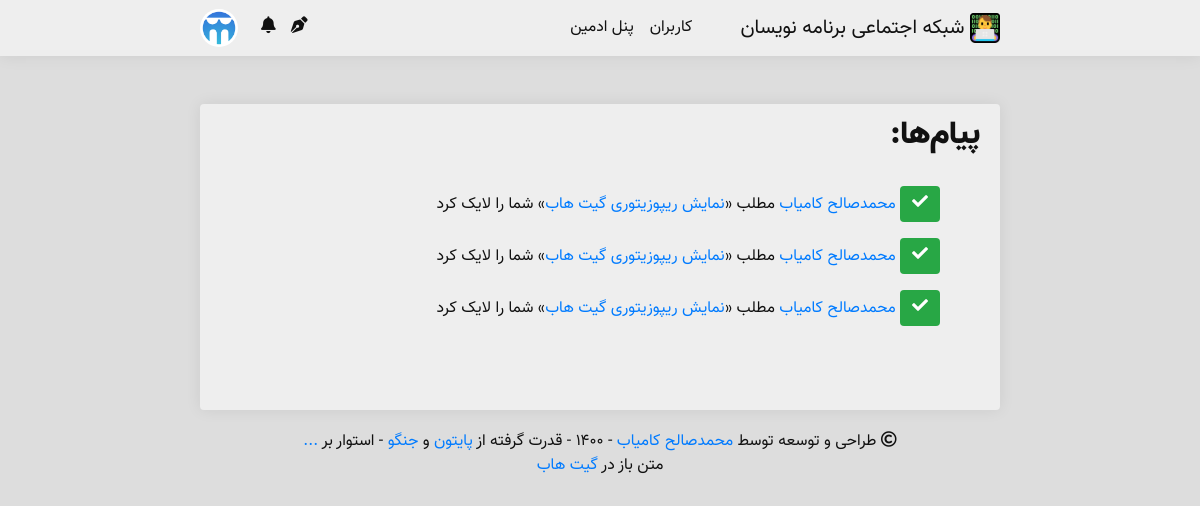
The app's page /user/notifications/all/?page=1/ (signed in), older data.
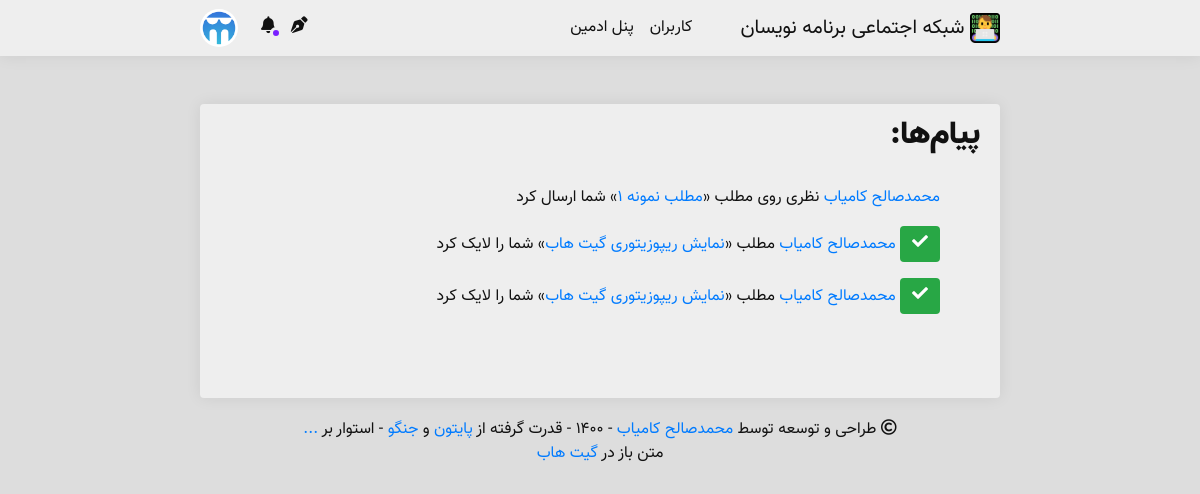
The same page, newer data.
### main/models.py (models this page shows, shortened)
class Person(models.Model):
    YEARS = []
    for year in range(1330, 1395):
        YEARS.append((str(year), str(year)),)
    YEARS = tuple(YEARS)
    user = models.OneToOneField(
        User,
        on_delete=models.CASCADE,
        null=True,
        verbose_name='کاربر'
    )
    username = models.CharField(
        max_length=50,
        verbose_name='نام کاربری'
    )
    avatar = models.ImageField(
        upload_to='avatars/',
        blank=True,
        verbose_name='آواتار'
    )
    name = models.CharField(
        max_length=50,
        verbose_name='نام'
    )
    public_email = models.CharField(
        max_length=100,
        null=True,
        blank=True,
        verbose_name='پست الکترونیک'
    )
    mobile = models.CharField(
        max_length=11,
        null=True,
        blank=True,
        verbose_name='شماره تماس'
    )
    description = models.CharField(
        max_length=200,
        null=True,
        blank=True,
        verbose_name='توضیحات'
    )
    year_of_born = models.CharField(
        max_length=4,
        choices=YEARS,
        null=True,
        blank=True,
        verbose_name='سال تولد'
    )
    gender = models.CharField(
        max_length=10,
        null=True,
        blank=True,
        verbose_name='جنسیت'
    )
    join_time = jmodels.jDateTimeField(
        default=timezone.now,
        verbose_name='زمان عضویت'
    )
    work = models.CharField(
        max_length=50,
        null=True,
        blank=True,
        verbose_name='تخصص'
    )
    skills = models.ManyToManyField(
        'Skill',
        blank=True,
        verbose_name='مهارت‌ها'
    )
    rezome = models.TextField(
        default='',
        null=True,
        blank=True,
        verbose_name='رزومه'
    )
    liked_posts = models.ManyToManyField(
        'Post',
        blank=True,
        verbose_name='لایک‌ها'
    )
    viewed_posts = models.ManyToManyField(
        'Post',
        related_name='views_post',
        blank=True,
        verbose_name='مطالب مشاهده شده'
    )
    following = models.ManyToManyField(
        'Person',
        blank=True,
        verbose_name='دنبال شوندگان'
    )
    len_following = models.CharField(
        max_length=10,
        default=0,
        verbose_name='تعداد دنبال شوندگان'
    )
    followers = models.ManyToManyField(
        'Person',
        related_name='folllowers',
        blank=True,
        verbose_name='دنبال کنندگان'
    )
    len_followers = models.CharField(
        max_length=10,
        default=0,
        verbose_name='تعداد دنبال کنندگان'
    )
    github = models.URLField(
        null=True,
        blank=True,
        verbose_name='گیت هاب'
    )
    gitlab = models.URLField(
        null=True,
        blank=True,
        verbose_name='گیت لب'
    )
    stackowerflow = models.URLField(
        null=True,
        blank=True,
        verbose_name='استک اورفلو'
    )
    linkedin = models.URLField(
        null=True,
        blank=True,
        verbose_name='لینکدین'
    )
    dev = models.URLField(
        null=True,
        blank=True,
        verbose_name='جامعه دِو'
    )
    website = models.URLField(
        null=True,
        blank=True,
        verbose_name='وبسایت'
    )
    class Meta:
        verbose_name = 'فرد'
        verbose_name_plural = 'افراد'

class Notification(models.Model):
    givver = models.ForeignKey(
        'Person',
        on_delete=models.SET_NULL,
        null=True,
        verbose_name='گیرنده'
    )
    message = models.TextField(
        verbose_name='متن پیام'
    )
    notif_type = models.CharField(
        max_length=10,
        default=None,
        null=True,
        verbose_name='نوع'
    )
    done = models.BooleanField(
        default=False,
        verbose_name='خوانده شده'
    )
    class Meta:
        verbose_name = 'پیام'
        verbose_name_plural = 'پیام‌ها'

### persons/views.py (the view)
# urls.py: path('notifications/all/?page=<int:page>/', views.all_notifications, name = 'all_notifications'),
@login_required
def all_notifications(request, page):
    authenticated_user = get_authenticated_user(request)
    notifications = Notification.objects.filter(givver=authenticated_user).order_by('-id')
    paginate = Paginator(notifications, 3)
    context = {
        'authenticated_user': authenticated_user,
        'new_notifications': get_new_notifications(authenticated_user),
        'notifications': paginate.page(page),
    }
    return render(request, 'person/notifications/list.html', context)

### main/functions.py (called while the page is built)
def get_authenticated_user(request):
    if request.user.is_authenticated:
        return Person.objects.get(username=request.user.username)
    return None

def get_new_notifications(authenticated_user):
    if authenticated_user is not None:
        return len(
            Notification.objects.filter(
                givver=authenticated_user,
                done=False
            )
        )
    return 0

### media/template/person/notifications/list.html (shortened to what this page needs)
{% extends 'main.html' %}
{% load static %}
{% block body %}
<div class="body  border-gray">
<h2>پیام‌ها:</h2><br/>
<ul style="list-style-type: none;" class="infinite-container">
    {% for notification in notifications.object_list %}
        <li class="infinite-item">
            <p>
                {% if notification.done == True %}
                    <button type="button" class="btn btn-success  border-gray"><i class="fas fa-check"></i></button>
                {% endif %}
                {{ notification.message | safe }}
            </p>
        </li>
    {% endfor %}
</ul>
<br/>
{% if notifications.has_next %}
    <div class="d-flex justify-content-center" style="display:none;">
    </div>
{% endif %}
</div>
{% endblock %}

### media/template/main.html (shortened to what this page needs)
{% load static %}
<!DOCTYPE html>
<html lang="fa" dir="rtl">
<head>
    <link rel="stylesheet" href="{% static 'css/bootstrap.min.css' %}">
    <link rel="stylesheet" href="{% static 'css/style.css' %}" />
    <link rel="stylesheet" href="{% static 'css/fontawesome.min.css' %}">
    <link rel="stylesheet" href="{% static 'css/animate.min.css' %}" />
    <link rel="stylesheet" href="{% static 'css/dracula.min.css' %}" />
</head>
<body>
    {% include 'partials/navigation.html' %}
    <br/><br/>
    <div class="wrp">
        {% block body %}{% endblock %}
        {% include 'partials/footer.html' %}
        <br />
    </div>
</body>
</html>

### media/template/partials/navigation.html (shortened to what this page needs)
{% load static %}
<nav class="navbar navbar-expand-lg navbar-light  border-gray">
    <div class="wrp">
    <a class="navbar-brand" href="{% url 'index' %}">
        <img src="{% static 'img/programmers-social_logo.svg' %}" width="30" height="30" class="programmers-social_logo d-inline-block align-top" alt="شبکه اجتماعی برنامه نویسان" loading="lazy">
        شبکه اجتماعی برنامه نویسان
    </a>
    <div class="collapse navbar-collapse" id="navbarText">
        <ul class="navbar-nav mr-auto">
            <li class="nav-item">
                <a class="nav-link" href="{% url 'person:all_persons' 1 %}">کاربران</a>
            </li>
            {% if perms.admin %}
                <li class="nav-item">
                    <a class="nav-link" href="/admin/">پنل ادمین</a>
                </li>
            {% endif %}
        </ul>
    </div>
    <form class="form-inline">
        {% if user.is_authenticated %}
        <div class="tooltip" style="margin-left: 15px;">
            <a class="notification my-2" href="{% url 'person:post:new_post' %}"><i class="fas fa-pen-nib"></i></a>
        </div>
            <a href="{% url 'person:profile_detail' user.username %}">
                {% if new_notifications != 0 %}
                    <div class="tooltip" style="margin-left: 15px;">
                        <a class="notification" href="{% url 'person:new_notifications' %}">
                            <span><i class="fas fa-bell"></i>
                            <span class="badge badge-light badge-notif animated infinite flash" id="hover-category"> </span>
                        </a>
                    </div>
                {% else %}
                    <div class="tooltip" style="margin-left: 15px;">
                        <a class="notification" href="{% url 'person:all_notifications' 1 %}"><i class="fas fa-bell"></i></a>
                    </div>
                {% endif %}
            </a>
            <div class="dropdown">
                <a>
                    {% if authenticated_user.avatar.url != None %}
                        <img class="avatar mr-sm-2" type="button" src="{{ authenticated_user.avatar.url }}" width="38px" height="38px">
                    {% else %}
                        <img class="avatar mr-sm-2" type="button" src="/cloud/avatars/default_avatar.png/" width="38px" height="38px">
                    {% endif %}
                </a>
            </div>
        {% endif %}
    </form></div>
</nav>

### media/template/partials/footer.html
<footer style="text-align: center; padding-top: 10px;">
    <p>
        <i class="far fa-copyright"></i> طراحی و توسعه توسط <a href="{% url 'person:profile_detail' 'mskf1383' %}">محمدصالح کامیاب</a>
         - ۱۴۰۰ - قدرت گرفته از <a href="https://www.python.org/" target="_blank">پایتون</a>
         و <a href="https://www.djangoproject.com/" target="_blank">جنگو</a>
         - استوار بر <a href="#" target="_blank">...</a>
        <br/>
        متن باز در <a href="https://github.com/mskf1383/Programmers-Social" target="_blank">گیت هاب</a>
    </p>
</footer>

### media/static/css/style.css (style rules this page uses)
:root { --primary: #791FFF; --primary-hover: #5115aa; --primary-shadow: #791FFF50; --dark: #111; --body-background: #ddd; --light: #eee; --light-hover: #fff; --border-color: rgba(0, 0, 0, 0.125); }
body { font-family: Vazir FD; text-align: right; background: var(--body-background); color: var(--dark) }
h1, h2, h3, h4, h5, h6 { font-family: Vazir Black FD; }
.wrp { margin: auto; width: 800px; display: inherit; }
.body { border-radius: .25rem; padding: .75rem 1.25rem; background-color: var(--light); box-shadow: 0 0 1rem 0 rgba(0, 0, 0, .075); width: 100%; margin-bottom: 10px; overflow-wrap: break-word; }
a, p, img, h1, h2, h3, h4, h5, h6 { transition: .3s; color: var(--dark); text-decoration: none !important; }
a { color: #007bff; }
.avatar { max-width: unset !important; border-radius: 100% !important; margin-top: 0 !important; margin-bottom: 0 !important; }
.navbar-brand { margin-right: 0; }
.mr-auto, .mx-auto { margin-left: auto !important; margin-right: 0 !important; }
.navbar { position: sticky; top: 0; z-index: 999; border-bottom: 1px solid rgba(0, 0, 0, .125); background-color: var(--light); color: var(--dark); box-shadow: 0 0 1rem 0 rgba(0, 0, 0, .075); }
.navbar-light .navbar-brand { color: var(--dark); }
.navbar-light .navbar-nav .nav-link { color: var(--dark); }
.notification { color: var(--dark); font-size: larger; }
.badge-light { background: var(--light-hover); color: var(--dark); float: left; font-size: 1em; font-weight: lighter; }
.badge-notif { position: absolute; bottom: 2px; right: -6px; padding: 3px; border-radius: 50%; width: auto; height: auto; background: var(--primary); border: 3px solid var(--light); }
.border-gray { border-color: var(--border-color); border-width: 0; }
@media (min-width: 924px) { .navbar-expand-lg .navbar-collapse { display: -ms-flexbox !important; display: flex !important; -ms-flex-preferred-size: auto; flex-basis: auto; } }
@media (min-width: 924px) { .navbar-expand-lg .navbar-nav { -ms-flex-direction: row; flex-direction: row; } }
@media (min-width: 924px) { .navbar-expand-lg .navbar-nav .nav-link { padding-right: .5rem; padding-left: .5rem; } }
.mr-sm-2, .mx-sm-2 { margin-right: .5rem!important; }
.dropdown { position: relative; float: left; direction: ltr; }
.tooltip { position: relative; display: inline-block; opacity: 1; z-index: 1; }
html { scroll-behavior: smooth; }

Row changes from the older to the newer data that the page shows:
no longer on this page (row unchanged): Notification: done True (drawn), message "محمدصالح کامیاب مطلب « نمایش ریپوزیتوری گیت هاب » شما را لایک کرد"
added Notification: message "محمدصالح کامیاب نظری روی مطلب « مطلب نمونه 1 » شما ارسال کرد"
